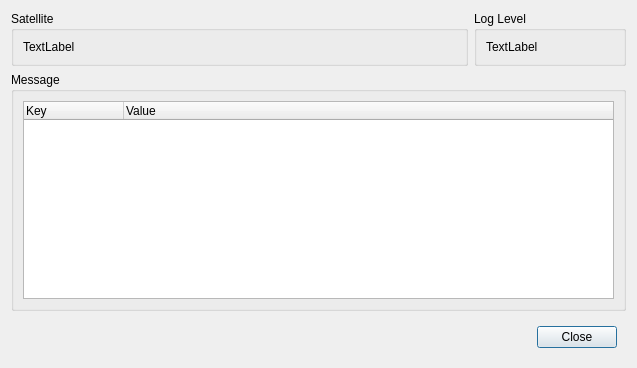
<?xml version="1.0" encoding="UTF-8"?>
<ui version="4.0">
 <class>dlgLogMessage</class>
 <widget class="QDialog" name="dlgLogMessage">
  <property name="geometry">
   <rect>
    <x>0</x>
    <y>0</y>
    <width>637</width>
    <height>368</height>
   </rect>
  </property>
  <property name="windowTitle">
   <string>Log Message Details</string>
  </property>
  <layout class="QGridLayout" name="gridLayout">
   <item row="1" column="0" colspan="2">
    <widget class="QGroupBox" name="groupBox_3">
     <property name="title">
      <string>Message</string>
     </property>
     <layout class="QVBoxLayout" name="verticalLayout">
      <item>
       <widget class="QTreeWidget" name="treeLogMessage">
        <property name="rootIsDecorated">
         <bool>false</bool>
        </property>
        <property name="uniformRowHeights">
         <bool>false</bool>
        </property>
        <property name="columnCount">
         <number>2</number>
        </property>
        <column>
         <property name="text">
          <string>Key</string>
         </property>
        </column>
        <column>
         <property name="text">
          <string>Value</string>
         </property>
        </column>
       </widget>
      </item>
     </layout>
    </widget>
   </item>
   <item row="0" column="0">
    <widget class="QGroupBox" name="groupBox">
     <property name="sizePolicy">
      <sizepolicy hsizetype="Preferred" vsizetype="Preferred">
       <horstretch>3</horstretch>
       <verstretch>0</verstretch>
      </sizepolicy>
     </property>
     <property name="title">
      <string>Satellite</string>
     </property>
     <layout class="QHBoxLayout" name="horizontalLayout_2">
      <item>
       <widget class="QLabel" name="satelliteName">
        <property name="text">
         <string>TextLabel</string>
        </property>
       </widget>
      </item>
     </layout>
    </widget>
   </item>
   <item row="2" column="0" colspan="2">
    <layout class="QHBoxLayout" name="horizontalLayout" stretch="1,0">
     <property name="spacing">
      <number>15</number>
     </property>
     <property name="leftMargin">
      <number>9</number>
     </property>
     <property name="topMargin">
      <number>9</number>
     </property>
     <property name="rightMargin">
      <number>9</number>
     </property>
     <property name="bottomMargin">
      <number>9</number>
     </property>
     <item>
      <spacer name="horizontalSpacer">
       <property name="orientation">
        <enum>Qt::Orientation::Horizontal</enum>
       </property>
       <property name="sizeHint" stdset="0">
        <size>
         <width>40</width>
         <height>20</height>
        </size>
       </property>
      </spacer>
     </item>
     <item>
      <widget class="QDialogButtonBox" name="btnClose">
       <property name="orientation">
        <enum>Qt::Orientation::Horizontal</enum>
       </property>
       <property name="standardButtons">
        <set>QDialogButtonBox::StandardButton::Close</set>
       </property>
       <property name="centerButtons">
        <bool>true</bool>
       </property>
      </widget>
     </item>
    </layout>
   </item>
   <item row="0" column="1">
    <widget class="QGroupBox" name="groupBox_2">
     <property name="sizePolicy">
      <sizepolicy hsizetype="Preferred" vsizetype="Preferred">
       <horstretch>1</horstretch>
       <verstretch>0</verstretch>
      </sizepolicy>
     </property>
     <property name="title">
      <string>Log Level</string>
     </property>
     <layout class="QHBoxLayout" name="horizontalLayout_3">
      <item>
       <widget class="QLabel" name="logLevel">
        <property name="text">
         <string>TextLabel</string>
        </property>
       </widget>
      </item>
     </layout>
    </widget>
   </item>
  </layout>
 </widget>
 <resources/>
 <connections>
  <connection>
   <sender>btnClose</sender>
   <signal>accepted()</signal>
   <receiver>dlgLogMessage</receiver>
   <slot>accept()</slot>
   <hints>
    <hint type="sourcelabel">
     <x>248</x>
     <y>254</y>
    </hint>
    <hint type="destinationlabel">
     <x>157</x>
     <y>274</y>
    </hint>
   </hints>
  </connection>
  <connection>
   <sender>btnClose</sender>
   <signal>rejected()</signal>
   <receiver>dlgLogMessage</receiver>
   <slot>reject()</slot>
   <hints>
    <hint type="sourcelabel">
     <x>316</x>
     <y>260</y>
    </hint>
    <hint type="destinationlabel">
     <x>286</x>
     <y>274</y>
    </hint>
   </hints>
  </connection>
 </connections>
</ui>
